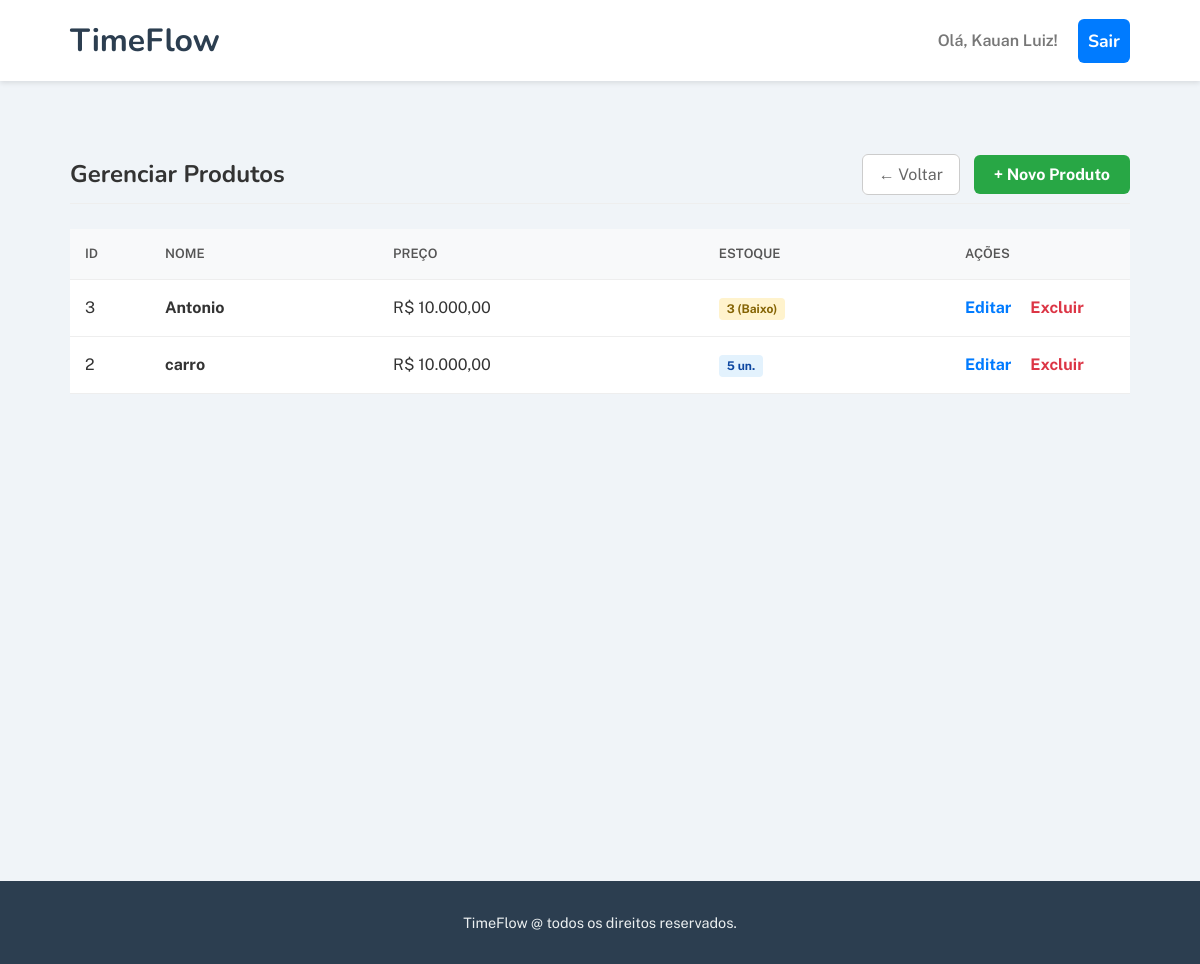
Page /public/produtos (signed in) on the committed database.
### tables this page shows
CREATE TABLE `produtos` (
  `id` int(11) NOT NULL,
  `nome` varchar(255) NOT NULL,
  `descricao` text DEFAULT NULL,
  `preco` decimal(10,2) NOT NULL,
  `cor` varchar(50) DEFAULT NULL,
  `quantidade` int(11) NOT NULL DEFAULT 0
);

### app/controllers/ProdutoController.php (called while the page is built, shortened)
<?php
class ProdutoController {
    public function listar() {
        $produtos = Produto::buscarTodos();
        render('produtos/lista_produtos.php', [
            'title' => 'Gerenciar Produtos',
            'produtos' => $produtos
        ]);
    }
}

### app/Models/produto.php (called while the page is built, shortened)
<?php
class Produto {
    public static function buscarTodos() {
        $pdo = Database::conectar();
        $sql = "SELECT * FROM produtos ORDER BY id DESC";
        $stmt = $pdo->query($sql);
        return $stmt->fetchAll(PDO::FETCH_ASSOC);
    }
}

### app/Views/produtos/lista_produtos.php (the view, shortened to what this page needs)
<div class="header" style="display: flex; justify-content: space-between; align-items: center; margin-bottom: 25px; border-bottom: 1px solid #eee; padding-bottom: 15px;">
    <h1 style="margin: 0; color: #333; font-size: 24px;"><?php echo $title; ?></h1>
    <div>
        <a href="pagina-inicial" style="text-decoration: none; color: #666; border: 1px solid #ccc; padding: 10px 16px; border-radius: 6px; margin-right: 10px; background-color: #fff;">← Voltar</a>
        <a href="produtos/inserir" style="background-color: #28a745; color: white; padding: 10px 20px; text-decoration: none; border-radius: 6px; font-weight: bold;">+ Novo Produto</a>
    </div>
</div>
<?php if (!empty($produtos)): ?>
    <table>
        <thead>
            <tr>
                <th width="50">ID</th>
                <th>Nome</th>
                <th>Preço</th>
                <th>Estoque</th>
                <th width="150">Ações</th>
            </tr>
        </thead>
        <tbody>
            <?php foreach ($produtos as $prod): ?>
                <tr>
                    <td><?php echo $prod['id']; ?></td>
                    <td><strong><?php echo htmlspecialchars($prod['nome']); ?></strong></td>
                    <td>R$ <?php echo number_format($prod['preco'], 2, ',', '.'); ?></td>
                    <td>
                        <?php if ($prod['quantidade'] < 5): ?>
                            <span class="tag-baixo"><?php echo $prod['quantidade']; ?> (Baixo)</span>
                        <?php else: ?>
                            <span class="tag-ok"><?php echo $prod['quantidade']; ?> un.</span>
                        <?php endif; ?>
                    </td>
                    <td>
                        <a href="produtos/editar?id=<?php echo $prod['id']; ?>" class="btn-editar">Editar</a>
                        <a href="produtos/excluir?id=<?php echo $prod['id']; ?>" class="btn-excluir" onclick="return confirm('Tem certeza que deseja excluir?');">Excluir</a>
                    </td>
                </tr>
            <?php endforeach; ?>
        </tbody>
    </table>
<?php endif; ?>

### public/css/styles.css (style rules this page uses)
body, h1, h2, p, ul, li, a { margin: 0; padding: 0; }
body { font-family: 'Public Sans', sans-serif; color: #333; background-color: #f9f9f9; line-height: 1.6; }
h1, h2 { font-family: 'Nunito', sans-serif; font-weight: 700; line-height: 1.1; }
a { text-decoration: none; color: inherit; }

### app/Views/produtos/lista_produtos.php (style rules this page uses)
table { width: 100%; border-collapse: collapse; margin-top: 10px; background: white; }
th, td { text-align: left; padding: 15px; border-bottom: 1px solid #eee; }
th { background-color: #f8f9fa; color: #555; font-weight: 600; text-transform: uppercase; font-size: 13px; }
.tag-baixo { background-color: #fff3cd; color: #856404; padding: 4px 8px; border-radius: 4px; font-size: 12px; font-weight: bold; }
.tag-ok { background-color: #e3f2fd; color: #0d47a1; padding: 4px 8px; border-radius: 4px; font-size: 12px; font-weight: bold; }
.btn-editar { color: #007bff; text-decoration: none; font-weight: bold; margin-right: 15px; }
.btn-excluir { color: #dc3545; text-decoration: none; font-weight: bold; }

### rows in the picture
produtos: id "3", nome "Antonio", preco "10.000,00", quantidade "3"
produtos: id "2", nome "carro", preco "10.000,00", quantidade "5"

### other values in the picture
$_SESSION['usuario_nome'] "Kauan Luiz"
$title "Gerenciar Produtos"
